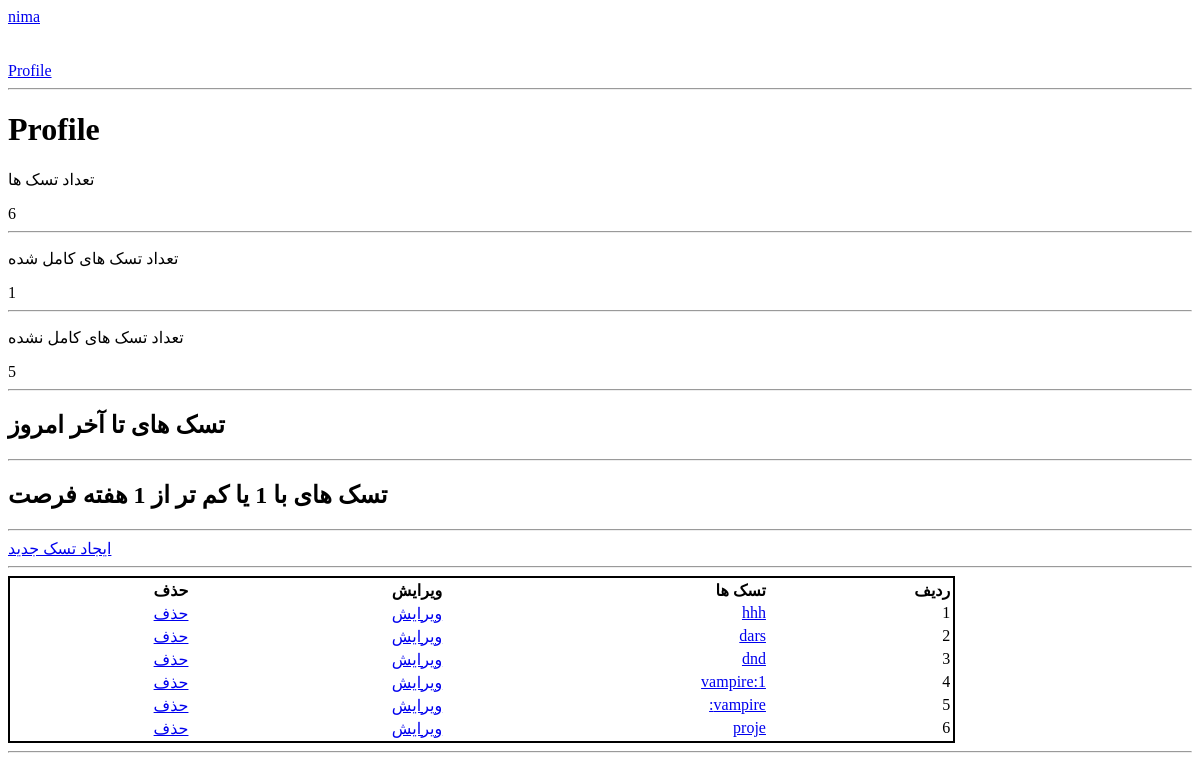
The app's page /profile/ (signed in), older data.
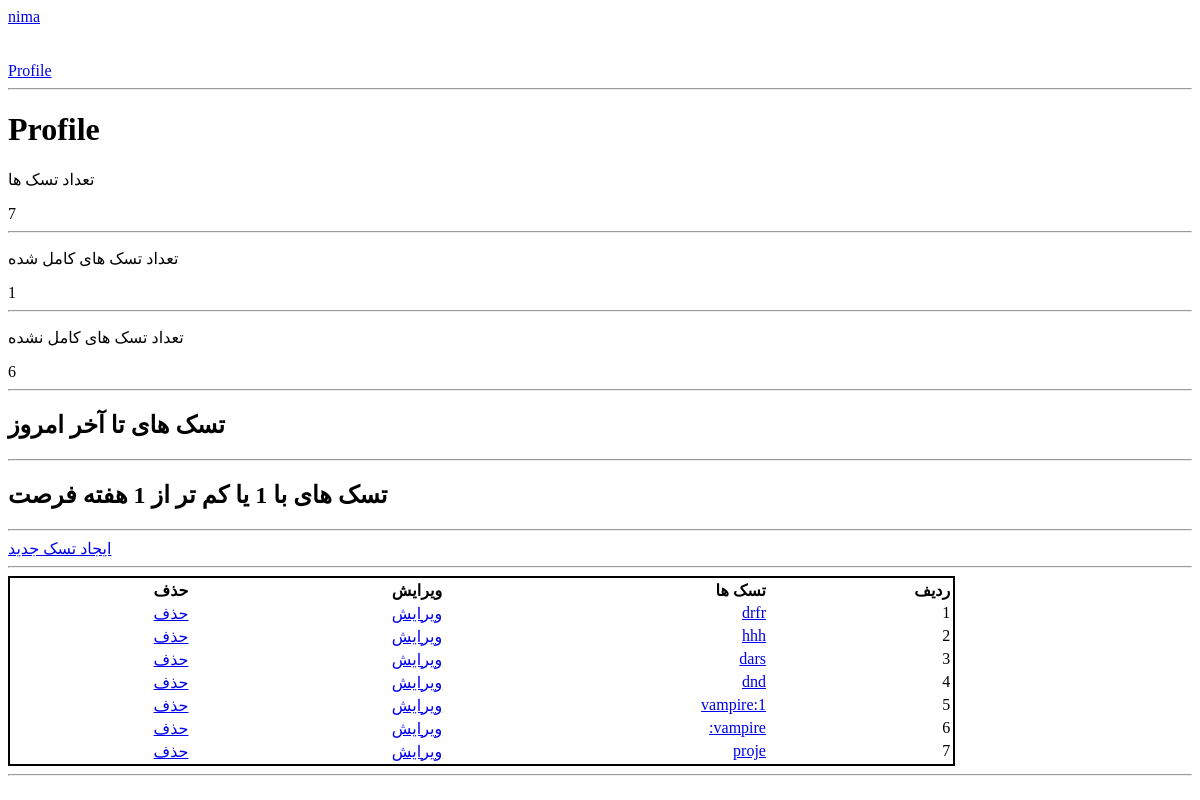
The same page, newer data.
### ToDo_app/models.py (models this page shows, shortened)
class Task(models.Model):
    class Priority(models.TextChoices):
        LOW = 'L', 'Low'
        MEDIUM = 'M', 'Medium'
        HIGH = 'H', 'High'
    title = models.CharField(max_length= 250)
    description = models.TextField()
    slug = models.SlugField(max_length= 250, unique= True)
    created_at = models.DateTimeField(auto_now_add= True)
    updated_at = models.DateTimeField(auto_now= True)
    due_date = models.DateField(null= True, blank= True)
    completed = models.BooleanField(default= False)
    priority = models.CharField(max_length= 10, choices= Priority.choices, default= Priority.MEDIUM)
    task_user = models.ForeignKey(User, on_delete= models.CASCADE, related_name= 'tasks')
    def get_absolute_url(self):
        return reverse('todo_app:task_detail', args= [self.pk])
    class Meta:
        ordering = ['-created_at']
        indexes = [
            models.Index(fields= ['-created_at']),
        ]

### ToDo_app/views.py (the view)
# urls.py: path('profile/', views.profile, name='profile'),
def profile(request):
    user = request.user
    tasks = Task.objects.filter(task_user= user)
    context = {
        'tasks': tasks
    }
    return render(request, 'task/profile.html', context)

### ToDo_app/templatetags/todo_tags.py (called while the page is built)
@register.simple_tag()
def total_tasks():
    return Task.objects.count()

@register.simple_tag()
def total_completed_tasks():
    return Task.objects.filter(completed=True).count()

@register.simple_tag()
def total_uncompleted_tasks():
    return Task.objects.filter(completed=False).count()

@register.inclusion_tag('partial/today_tasks.html')
def today_tasks():
    today_task = Task.objects.filter(due_date=timezone.now())
    context = {
        'today_task': today_task
        }
    return context

@register.inclusion_tag('partial/last_week.html')
def last_week():
    now = timezone.now()
    lw = now + timedelta(days=7)
    last_week_tasks = Task.objects.filter(due_date=now, due_date__lte=lw)
    context = {
        'last_week_tasks': last_week_tasks
    }
    return context

### ToDo_app/templates/task/profile.html (shortened to what this page needs)
{% extends 'parent/base.html' %}
{% load todo_tags %}
{% block content %}
    <h1>Profile</h1>
    <p>تعداد تسک ها</p>
    {% total_tasks %}
    <hr>
    <p>تعداد تسک های کامل شده</p>
    {% total_completed_tasks %}
    <hr>
    <p>تعداد تسک های کامل نشده</p>
    {% total_uncompleted_tasks %}
    <hr>
    {% today_tasks %}
    <hr>
    {% last_week %}
    <hr>
    <a href="{% url 'todo_app:create_task' %}">ایجاد تسک جدید</a>
    <table style="width: 80%; border: 2px solid black; text-align: right; direction: rtl;">
        <tr>
            <th>ردیف</th>
            <th>تسک ها</th>
            <th>ویرایش</th>
            <th>حذف</th>
        </tr>
        <hr>
        {% for task in tasks %}
            <tr>
                <td>{{ forloop.counter }}</td>
                <td>
                    <a href="{{ task.get_absolute_url }}">{{ task.title }}</a>
                </td>
                <td>
                    <a href="{% url 'todo_app:edit_task' task.id %}">ویرایش</a>
                </td>
                <td>
                    <a href="{% url 'todo_app:delete_task' task.id %}">حذف</a>
                </td>
            </tr>
        {% endfor %}
    </table>
{% endblock %}

Row changes from the older to the newer data that the page shows:
added Task: title "drfr"
Text that changed along with them:
text no longer shown: "5"
text now shown: "7"
